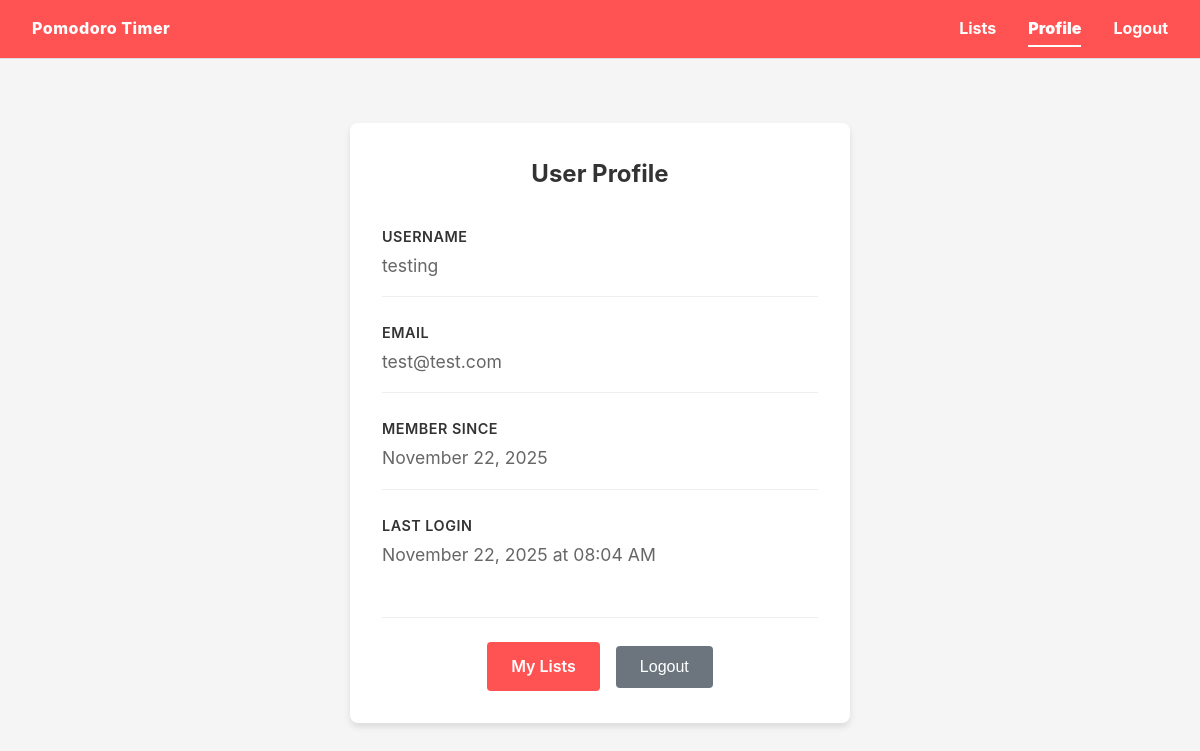
Before: /auth/profile (signed in) with the older database file.
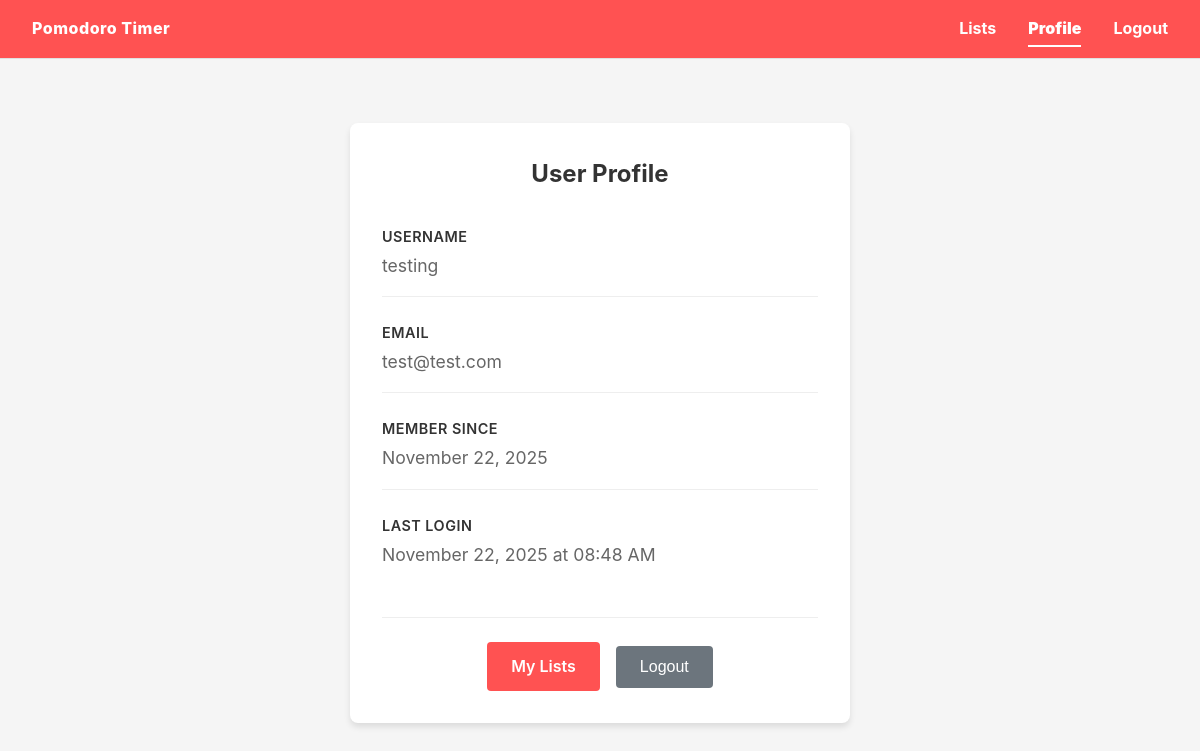
After: the same page with the newer database file.
### tables this page shows
CREATE TABLE users (
                id INTEGER PRIMARY KEY AUTOINCREMENT,
                username TEXT NOT NULL UNIQUE,
                email TEXT NOT NULL UNIQUE,
                password_hash TEXT NOT NULL,
                created_at TIMESTAMP DEFAULT CURRENT_TIMESTAMP,
                last_login TIMESTAMP
            );

### pomodoro/routes/auth.py (the view)
@bp.route('/profile')
@login_required
def profile():
    return render_template('auth/profile.html', user=current_user)

### pomodoro/db.py (called while the page is built)
def get_db():
    if 'db' not in g:
        os.makedirs(current_app.instance_path, exist_ok=True)
        g.db = sqlite3.connect(
            current_app.config['DATABASE'],
            detect_types=sqlite3.PARSE_DECLTYPES
        )
        g.db.row_factory = sqlite3.Row
        _ensure_schema(g.db)
    return g.db

### pomodoro/models/user.py (called while the page is built)
    @staticmethod
    def get_by_id(user_id):
        database = db.get_db()
        user_data = database.execute(
            'SELECT * FROM users WHERE id = ?', (user_id,)
        ).fetchone()
        if user_data:
            return User(**user_data)
        return None

### pomodoro/templates/auth/profile.html (shortened to what this page needs)
{% extends "base.html" %}
{% block content %}
<div class="profile-container">
    <div class="profile-card">
        <h2 class="profile-title">User Profile</h2>
        <div class="profile-info">
            <div class="info-group">
                <label class="info-label">Username</label>
                <div class="info-value">{{ user.username }}</div>
            </div>
            <div class="info-group">
                <label class="info-label">Email</label>
                <div class="info-value">{{ user.email }}</div>
            </div>
            <div class="info-group">
                <label class="info-label">Member Since</label>
                <div class="info-value">{{ user.created_at.strftime('%B %d, %Y') if user.created_at else 'Unknown' }}</div>
            </div>
            {% if user.last_login %}
            <div class="info-group">
                <label class="info-label">Last Login</label>
                <div class="info-value">{{ user.last_login.strftime('%B %d, %Y at %I:%M %p') }}</div>
            </div>
            {% endif %}
        </div>
        <div class="profile-actions">
            <a href="{{ url_for('lists.index') }}" class="btn btn-primary">My Lists</a>
            <form method="POST" action="{{ url_for('auth.logout') }}" class="logout-form">
                <button type="submit" class="btn btn-secondary">Logout</button>
            </form>
        </div>
    </div>
</div>
{% endblock %}

Changed rows visible on the page:
changed users "testing": last_login "November 22, 2025 at 08:04 AM" → "November 22, 2025 at 08:48 AM"
